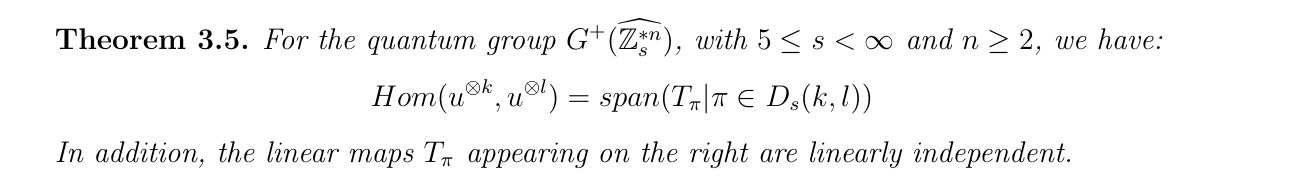
#> input picture packets/fa_banach_001_counterexamples_1011.5400_1011.5400_n2_colored_partition_dependence/files/source_theorem_crop.png, 1300 x 185 px, given in place of source-ratio-23.png, which was not available
$ python make_source_crops.py
#> lines starting #> are read from the running program, lines starting #| are printed output that depends on the picture; pictures that were not available may be replaced by others from this repository, and a replacement may not be noted
"""Create the source-evidence crops used in the review packet."""

from pathlib import Path

from PIL import Image


ROOT = Path(__file__).resolve().parents[1]
TMP = ROOT / "tmp"
FIGURES = ROOT / "figures"


def crop(source: str, box: tuple[int, int, int, int], target: str) -> None:
#> called with source = 'source-ratio-23.png', box = (25, 600, 1250, 1540), target = 'ratio_single_requirements.png'
    image = Image.open(TMP / source)
#> image is the input picture: PIL image 1300x185 RGB; min 0, max 255, mean 245.9
    image.crop(box).save(FIGURES / target)


crop("source-ratio-23.png", (25, 600, 1250, 1540), "ratio_single_requirements.png")
crop("source-ratio-24.png", (25, 565, 1250, 1630), "ratio_averaged_requirement_81.png")
#> call 2 of crop, with source = 'source-ratio-24.png', box = (25, 565, 1250, 1630), target = 'ratio_averaged_requirement_81.png'
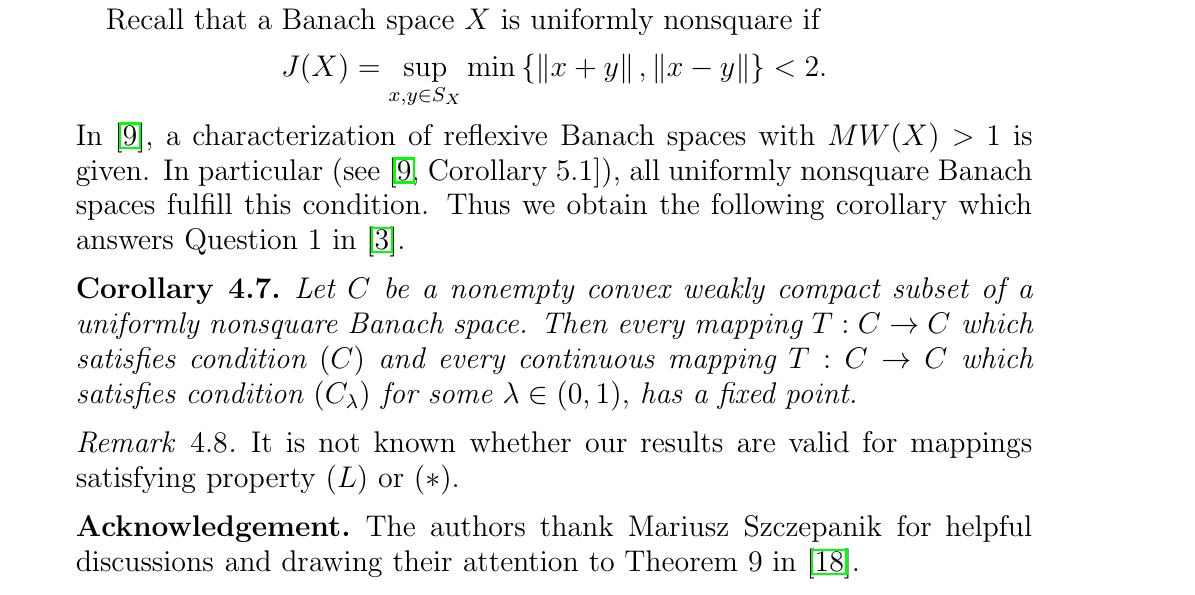
#> input picture packets/fa_banach_001_counterexamples_1209.5368_1209.5368_c0_condition_l_fixed_point_free/files/source_question_crop.png, 1195 x 595 px, given in place of source-ratio-24.png, which was not available
#> in crop, image is the input picture: PIL image 1195x595 RGB; mean R, G, B 241, 241.3, 241
#> in crop (call 2), `image.crop(box).save(FIGURES / target)`:
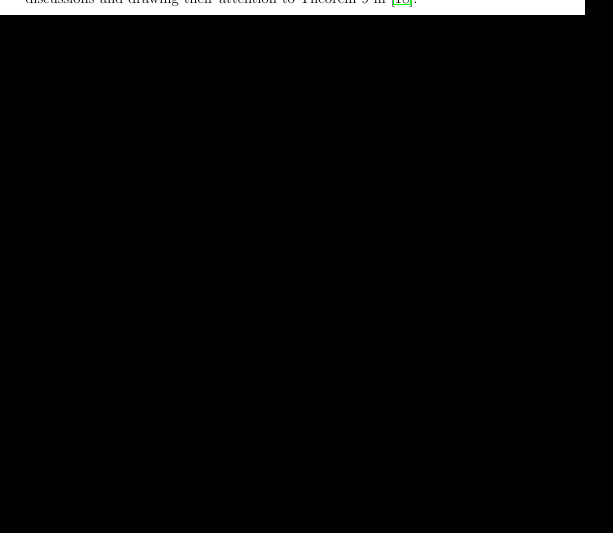
#> saved as ratio_averaged_requirement_81.png: PIL image 1225x1065 RGB (shown at 1/2 size); mean R, G, B 6.6, 6.6, 6.6
crop("source-ratio-25.png", (25, 65, 1250, 500), "ratio_averaged_requirement_82.png")
#> call 3 of crop, with source = 'source-ratio-25.png', box = (25, 65, 1250, 500), target = 'ratio_averaged_requirement_82.png'
#> in crop (call 3), `image.crop(box).save(FIGURES / target)`:
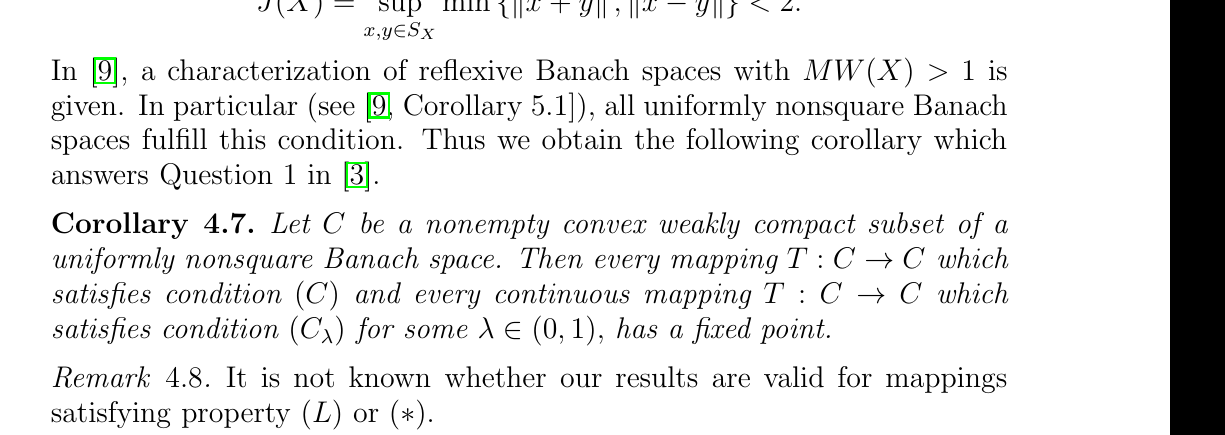
#> saved as ratio_averaged_requirement_82.png: PIL image 1225x435 RGB; mean R, G, B 229.6, 229.9, 229.6
crop("source-page-29.png", (30, 455, 1500, 760), "open_problem_crop.png")
#> (the run stopped early here; a loop or call above may not have finished)
